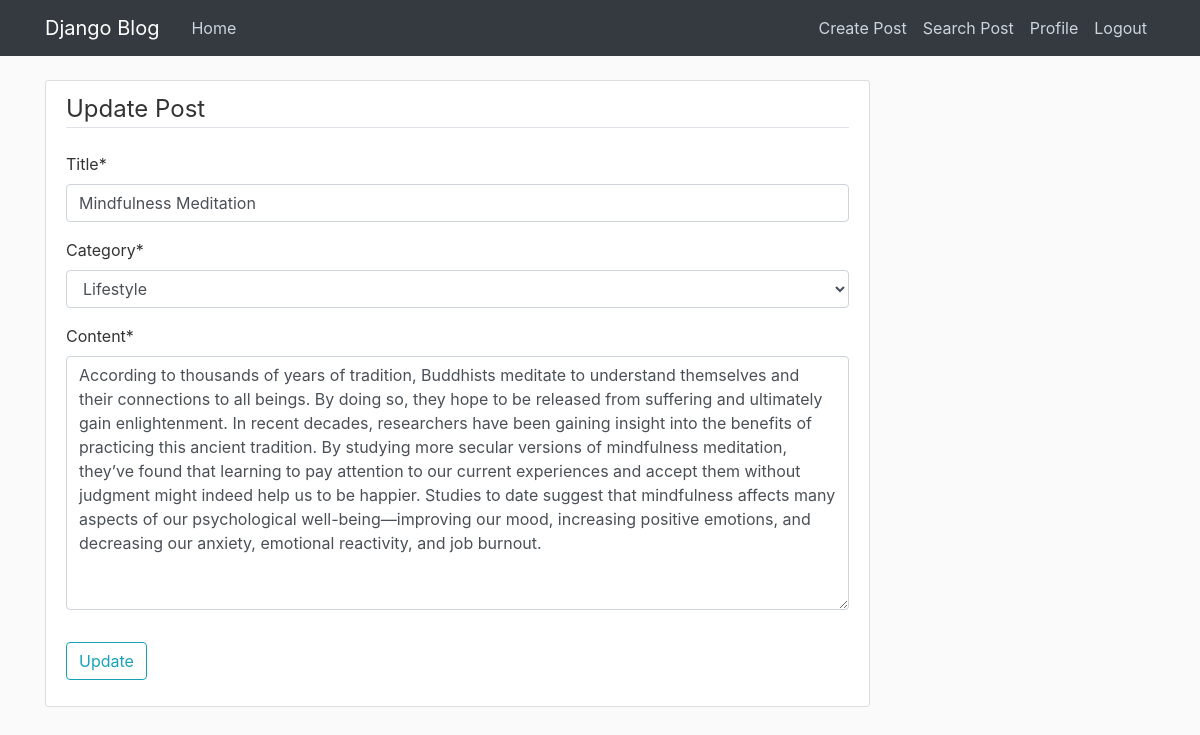
/post/mindfulness-meditation/update (signed in), run on the app's committed database.
### blog/models.py (models this page shows, shortened)
class Post(models.Model):
    title = models.CharField(max_length=100, null=False)
    slug = models.SlugField(unique=True, blank=True)
    content = models.TextField(null=False)
    posted_date = models.DateField(null=False, default=timezone.now)
    updated_date = models.DateField(null=True)
    user = models.ForeignKey(User, on_delete=models.CASCADE)
    category = models.ForeignKey(Category, on_delete=models.CASCADE)

### blog/views.py (the view)
# urls.py: path('post/<slug:slug>/update', views.update_post, name='update_post'),
@login_required(login_url="/login/")
def update_post(request, slug):
    context = {}
    obj1 = get_object_or_404(Post, slug=slug)
    if obj1.user != request.user:
        raise PermissionDenied()
    form = PostCreateForm(request.POST or None, instance=obj1)
    if form.is_valid():
        obj = form.save(commit=False)
        obj.updated_date = timezone.now()
        obj.save()
        messages.add_message(request, messages.SUCCESS, 'Post updated successfully!')
        return HttpResponseRedirect('/landing')
    context["form"] = form
    return render(request, 'blog/update_post.html', context)

### blog/forms.py
class PostCreateForm(forms.ModelForm):
    class Meta:
        model = Post
        fields = ['title', 'category', 'content']

### blog/models.py (called while the page is built)
    def __str__(self):
        return self.category_name

### blog/templates/blog/update_post.html (shortened to what this page needs)
{% extends "blog/base.html" %}
{% load crispy_forms_tags %}
{% block content %}
    <div class="content-section">
      <form action="" method="POST">
          <fieldset class="form-group">
              <legend class="border-bottom mb-4">Update Post</legend>
              {{ form|crispy }}
          </fieldset>
          <div class="form-group">
              <button class="btn btn-outline-info" type="submit">Update</button>
          </div>
      </form>
    </div>
{% endblock content %}

### blog/static/blog/main.css (style rules this page uses)
body { background: #fafafa; color: #333333; margin-top: 5rem; }
.content-section { background: #ffffff; padding: 10px 20px; border: 1px solid #dddddd; border-radius: 3px; margin-bottom: 20px; }

### data on the page
Post: title "Mindfulness Meditation", category "Lifestyle", content "According to thousands of years of tradition, Buddhists meditate to understand themselves and their connections to all beings. By doing so, they hope to be released from suffering and ultimately gain enlightenment. In recent decades, researchers have been gaining insight into the benefits of practicing this ancient tradition. By studying more secular versions of mindfulness meditation, they’ve found that learning to pay attention to our current experiences and accept them without judgment might indeed help us to be happier. Studies to date suggest that mindfulness affects many aspects of our psychological well-being—improving our mood, increasing positive emotions, and decreasing our…"
